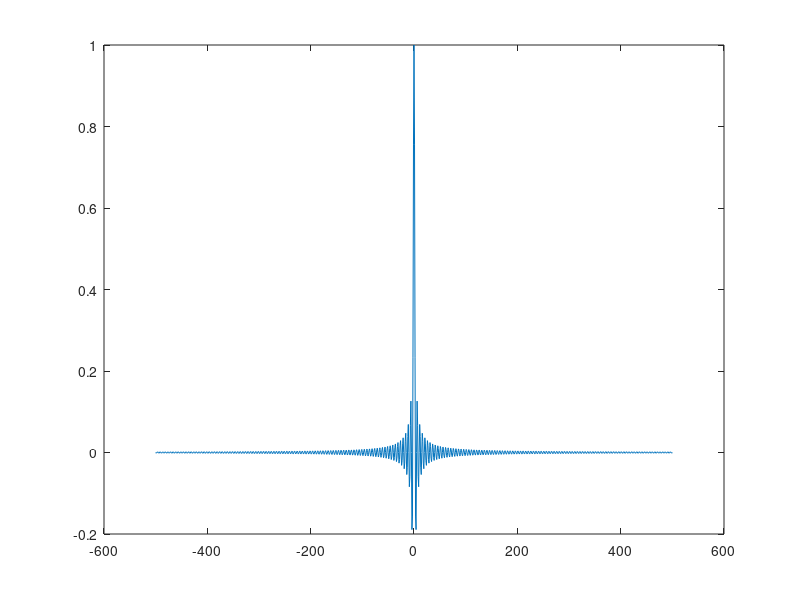
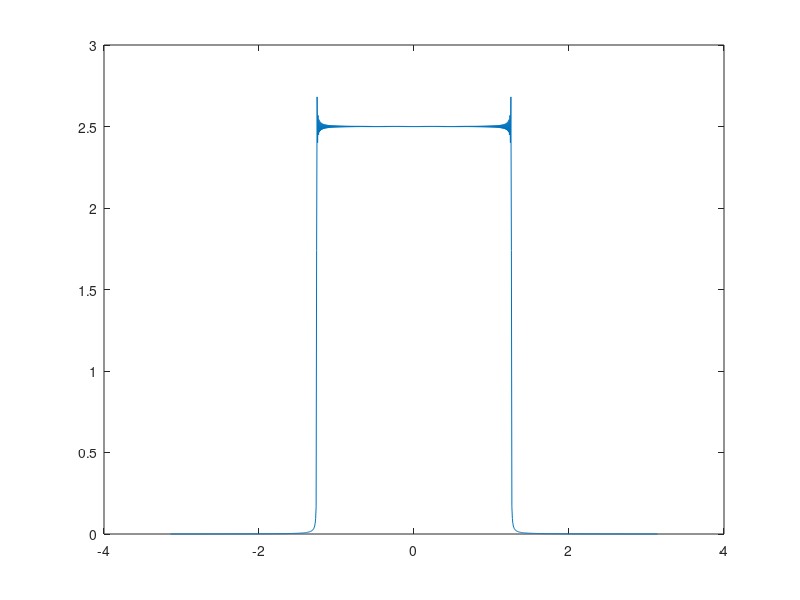
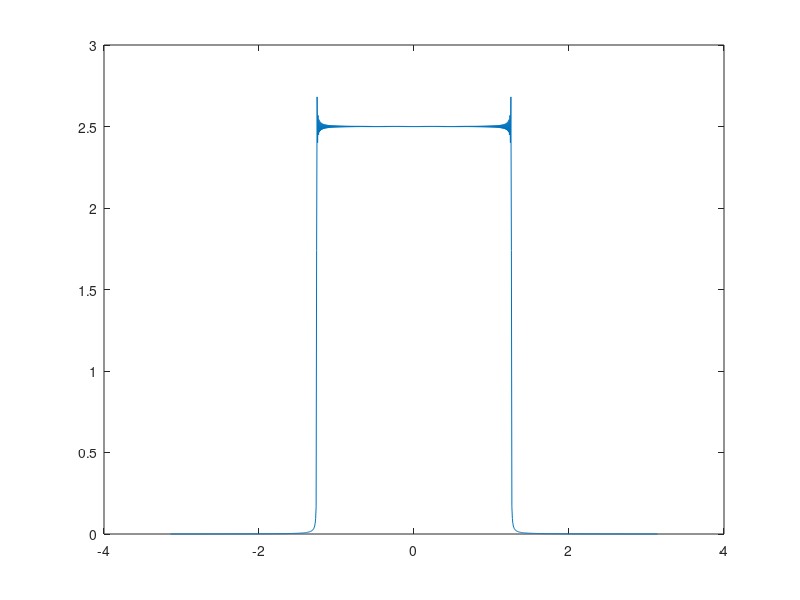
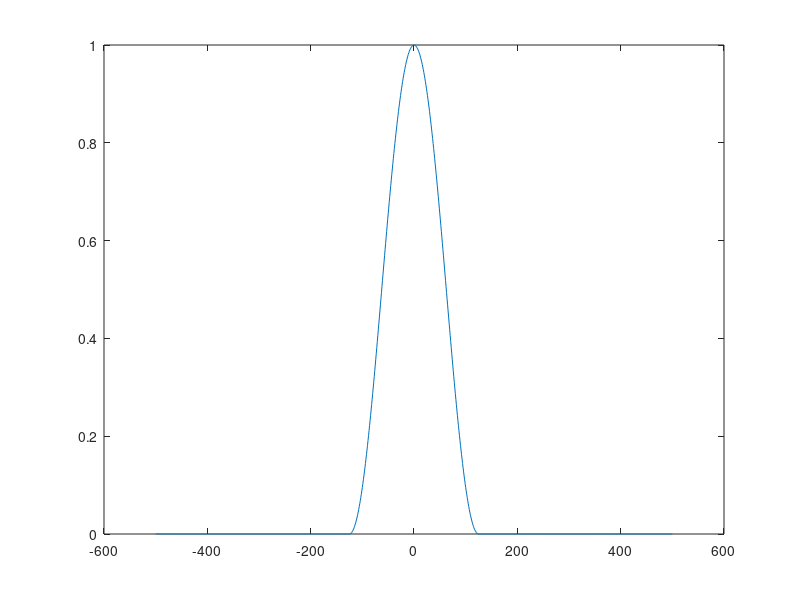

These figures' MATLAB source, in order:
clear all; clc;

%%

T=0.2;
Fs=5;
L=1001;
t=(-500:500)*T;
x=(sin(2*pi*(t+eps)))./(2*pi*(t+eps));
figure;
plot((-500:500),x);

%%

x_=fft(x);
x_=fftshift(x_);

figure;
plot((-500:500)*(pi/500),abs(x_));

%%

X=zeros(1,1001);

for k = 1:501
    for n = 1:1001
        X(1,k+500) = X(1,k+500)+x(1,n)*exp(-2*1i*pi*(k-1)*(n-1)/1001);
    end
end

for k = 502:1001
    for n = 1:1001
        X(1,k-501) = X(1,k-501)+x(1,n)*exp(-2*1i*pi*(k-1)*(n-1)/1001);
    end
end

figure;
plot((-500:500)*(pi/500),abs(X));

%{
figure
plot(abs(X-x_))
%}

correct = true;
i = 1;
for err = abs(X-x_)
    if err > 10^-11
        disp('there is difference');
        correct = false;
        i = i + 1;
        disp(i);
        disp(err);
    end
end

if correct
    disp('answer in c is the same as answer in b')
end

%˙%
w=zeros(1,1001);

for k = 1:1001
    if abs(t(1,k)) > 25
        w(1,k)=0;
    else
        w(1,k)=0.5*(1+cos(2*pi*abs(t(1,k))/50));
    end
end

figure;
plot((-500:500),w);

%%

y=x.*w;
figure;
plot((-500:500),y);

%%

Y=fft(y);
Y=fftshift(Y);
figure;
plot((-500:500)*(pi/500),abs(Y));
